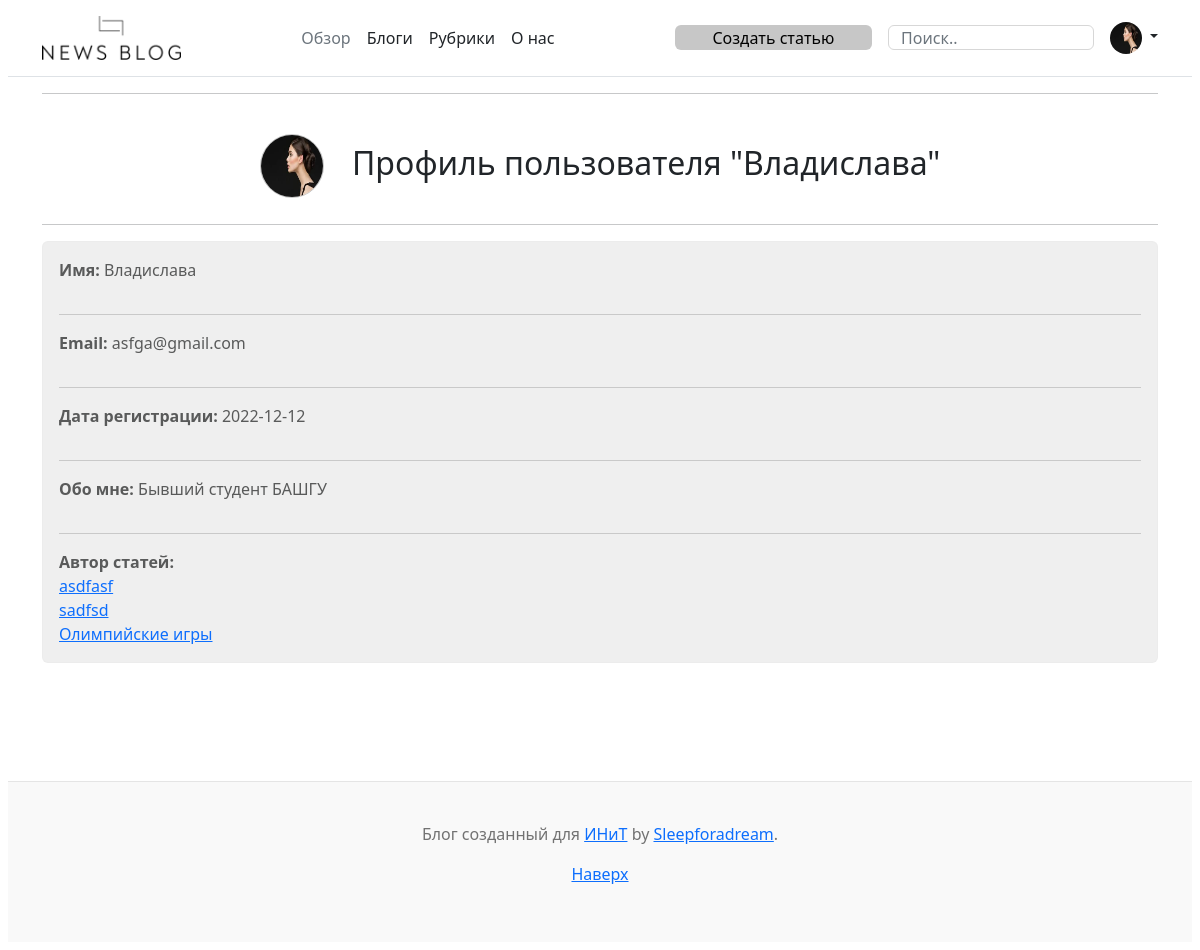
/private_profile (signed in), run on the app's committed database.
### app.py (models this page shows, shortened)
class Authorization(db.Model, UserMixin):
    id = db.Column(db.Integer, primary_key=True)
    date = db.Column(db.DateTime, default=datetime.utcnow)
    email = db.Column(db.String(100), unique=True, nullable=False)
    password = db.Column(db.String(100), nullable=False)
    name = db.Column(db.String(1000), unique=True, nullable=False)
    info = db.Column(db.String(1000), nullable=True)
    imgpath = db.Column(db.String(300), nullable=True)

class Article(db.Model):
    id = db.Column(db.Integer, primary_key=True)
    title = db.Column(db.String(300), nullable=False)
    intro = db.Column(db.String(100), nullable=False)
    text = db.Column(db.Text, nullable=False)
    heading = db.Column(db.String(100), nullable=False)
    date = db.Column(db.DateTime, default=datetime.utcnow)
    imgpath = db.Column(db.String(300), nullable=True)
    author = db.Column(db.String(300),  nullable=False)
    private = db.Column(db.String(100))

### app.py (the view)
@app.route('/private_profile')
def private_profile():
    articles = Article.query.order_by(Article.date.desc()).all()
    return render_template("private_profile.html", articles=articles)

### app.py (called while the page is built)
@login_manager.user_loader
def load_user(user_id):
    return db.session.query(Authorization).get(user_id)

### templates/private_profile.html (shortened to what this page needs)
{% extends 'base.html' %}
{% block body %}
<div class="container profile-main">
    <div class="user-title">
        <hr>
        <br>
        <h2><img class="user-img-profile" src='/{{ current_user.imgpath }}' alt="mdo" width="64" height="64">
            Профиль пользователя "{{ current_user.name }}"
        </h2>
        <hr>
    </div>
    <div class="user-info">
        <p><b>Имя:</b> {{ current_user.name }}</p>
        <hr>
        <p><b>Email:</b> {{ current_user.email }}</p>
        <hr>
        <p><b>Дата регистрации:</b> {{ current_user.date.date() }}</p>
        <hr>
        <p><b>Обо мне:</b> {{ current_user.info }}</p>
        <hr>
        <a><b>Автор статей:</b>
            {% for article in articles %}
            {% if article.author == current_user.name %}
            <a href="/posts/{{ article.id }}"> {{ article.title }}</a>
            {% endif %}
            {% endfor %}
        </a>
    </div>
</div>
{% endblock %}

### data on the page
Authorization: name "Владислава", email "asfga@gmail.com", date "2022-12-12", info "Бывший студент БАШГУ"
Article: title "asdfasf"
Article: title "sadfsd"
Article: title "Олимпийские игры"
